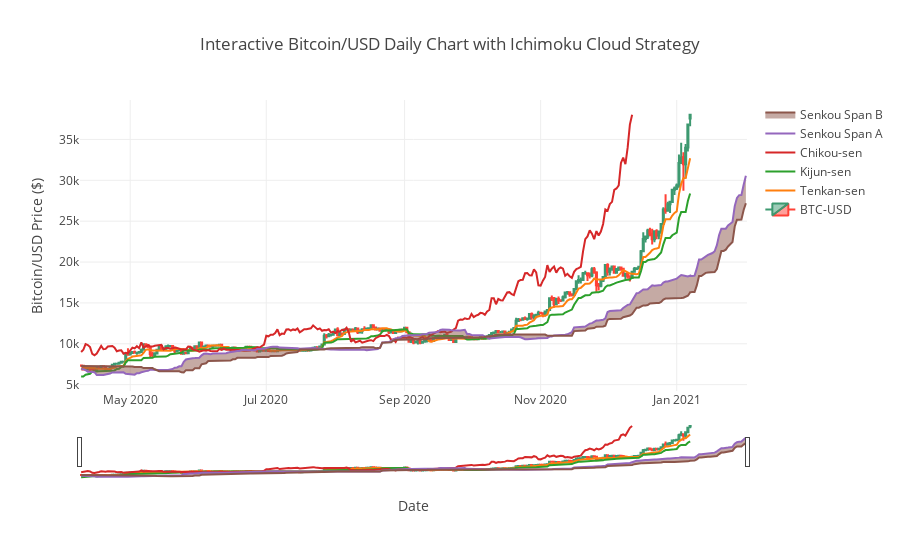

Notebook cell for this chart:
### Markdown cell above
### Graph I Comments:

The graph is good to glimpse at but unfortunately, it has far too many cons: it does not show BTC as candlesticks. We could modify the code by using "from mpl_finance import candlestick_ohlc" library to showcase BTC/USD nicely. Another downside is that the graph looks very condensed. The time axis is not shown by the actual date but by days passed. The graph does not allow the user to interact with the details of the graph, which is a big bummer in my opinion. Let us see Method 2 using Plotly to get around this problem.

### Code cell
# Method 2 Plotting using Plotly:

df= df.tail(300)

fig = go.Figure(data=[go.Candlestick(name="BTC-USD",x=df['Date'],
                open=df['Open'],
                high=df['High'],
                low=df['Low'],
                close=df['Close'])])

fig.add_scatter(x=df['Date'], y=df['tenkan_sen'], name="Tenkan-sen", mode='lines')
fig.add_scatter(x=df['Date'], y=df['kijun_sen'],name="Kijun-sen", mode='lines')
fig.add_scatter(x=df['Date'], y=df['chikou_span'], name="Chikou-sen", mode='lines')
fig.add_scatter(x=df['Date'], y=df['senkou_span_a'], name="Senkou Span A", mode='lines')
fig.add_scatter(x=df['Date'], y=df['senkou_span_b'], fill='tonexty',name="Senkou Span B", mode='lines')

fig.layout.update(
    title='Interactive Bitcoin/USD Daily Chart with Ichimoku Cloud Strategy',
    xaxis_title='Date',
    yaxis_title='Bitcoin/USD Price ($)'
)


fig.show()

### Figure 1 — Plotly figure (JSON) as saved in the notebook; plotly's stock layout.template omitted (floating-point values rounded to 4 significant figures; data arrays with more than 128 entries replaced by an {"elided": "..."} marker saying what was removed)
{"data": [{"close": {"elided": "300 float values"}, "high": {"elided": "300 float values"}, "low": {"elided": "300 float values"}, "name": "BTC-USD", "open": {"elided": "300 float values"}, "type": "candlestick", "uid": "6cf647b6-98b8-45af-aab1-20feddf72adc", "x": {"elided": "300 str values"}}, {"mode": "lines", "name": "Tenkan-sen", "type": "scatter", "uid": "77625092-9a43-4426-aeb4-0d4c96fe608c", "x": {"elided": "300 str values"}, "y": {"elided": "300 float values"}}, {"mode": "lines", "name": "Kijun-sen", "type": "scatter", "uid": "79ed842f-4cd6-46bb-8b95-f5b71f1a1733", "x": {"elided": "300 str values"}, "y": {"elided": "300 float values"}}, {"mode": "lines", "name": "Chikou-sen", "type": "scatter", "uid": "d8022fca-5eb7-4a27-8d03-d16404b4ca50", "x": {"elided": "300 str values"}, "y": {"elided": "300 float values"}}, {"mode": "lines", "name": "Senkou Span A", "type": "scatter", "uid": "1f34a94b-21c9-4723-9f7d-0cfa29d0fea7", "x": {"elided": "300 str values"}, "y": {"elided": "300 float values"}}, {"fill": "tonexty", "mode": "lines", "name": "Senkou Span B", "type": "scatter", "uid": "e5261286-2292-452b-95cb-2095d9bcd0fc", "x": {"elided": "300 str values"}, "y": {"elided": "300 float values"}}], "layout": {"title": {"text": "Interactive Bitcoin/USD Daily Chart with Ichimoku Cloud Strategy"}, "xaxis": {"title": {"text": "Date"}}, "yaxis": {"title": {"text": "Bitcoin/USD Price ($)"}}}}
